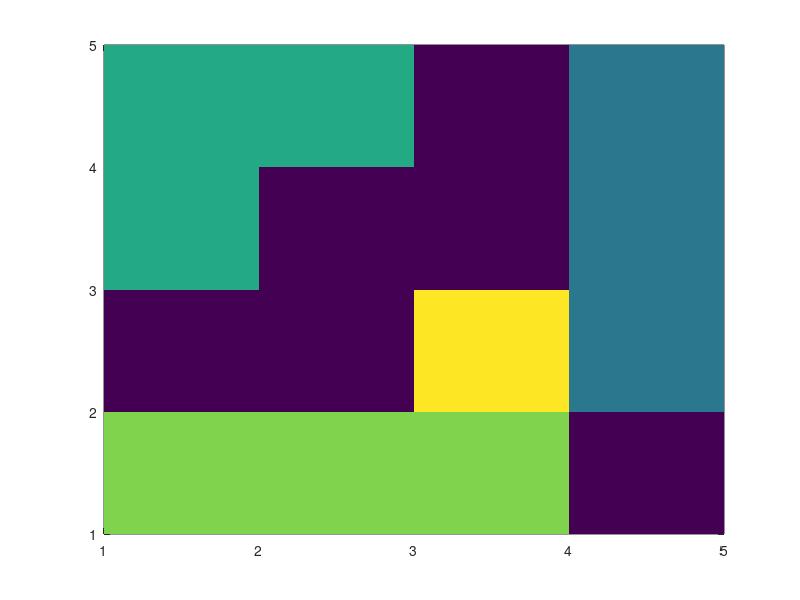

This chart was generated by the following MATLAB code: (Note: this script raises an error after producing the figure.)
clear
clc

n = input('Enter the Grid Size: \n');    %Size of the Grid
no_grain = input('Enter the Number of Grains: \n');    %Number of Grains
v_x = input('Enter velocity of growth in x direction: \n');    %2D velocity vector
v_y = input('Enter velocity of growth in y direction: \n');
time = input('Enter frequency: \n');    %Frequency
grid = zeros(n,n);    %Initilaizing Grid to Zero
v_total = v_x + v_y;    %Total Probability 
count = 0;

x_pos= randperm(n,no_grain);
y_pos= randperm(n,no_grain);

for i=1:no_grain
    grid(x_pos(i),y_pos(i))=i;
end

while length(x_pos)>1
    check_v = rand()*v_total;
    if check_v >= v_x
        if y_pos(1)  <= n-1 
            if grid(x_pos(1),y_pos(1)+1)==0
                grid(x_pos(1),y_pos(1)+1)=grid(x_pos(1),y_pos(1));
                
                x_pos(end+1) = x_pos(1);
                y_pos(end+1) = y_pos(1)+1;
            end
        end
        if y_pos(1) == n 
                if grid(x_pos(1),1)==0
                    grid(x_pos(1),1)=grid(x_pos(1),y_pos(1));
                
                    x_pos(end+1) = x_pos(1);
                    y_pos(end+1) = 1;
                end
        end
        if y_pos(1)-1>=1
            if grid(x_pos(1),y_pos(1)-1)==0
                grid(x_pos(1),y_pos(1)-1)=grid(x_pos(1),y_pos(1));
            
                x_pos(end+1) = x_pos(1);
                y_pos(end+1) = y_pos(1)-1;
               
            end
        end
        if y_pos(2) == 1
            if grid(x_pos(1),n)==0
                grid(x_pos(1),n)=grid(x_pos(1),y_pos(1));
                
                x_pos(end+1) = x_pos(1);
                y_pos(end+1) = n;
            end
        end
    end
    if check_v <= v_x
        if x_pos(1)+1 <=n && y_pos(1) <= n
            if grid(x_pos(1)+1,y_pos(1))==0
                grid(x_pos(1)+1,y_pos(1))=grid(x_pos(1),y_pos(1));
                x_pos(end+1) = x_pos(1)+1;
                y_pos(end+1) = y_pos(1);
            end
        end
        if x_pos(1) == n
            if grid(1,y_pos(1))==0                 
                grid(1,y_pos(1))=grid(x_pos(1),y_pos(1));
                
                x_pos(end+1) = 1;
                y_pos(end+1) = y_pos(1);
            end
            
            
        end
        if x_pos(1)-1 >= 1
            if grid(x_pos(1)-1,y_pos(1))==0
                grid(x_pos(1)-1,y_pos(1))=grid(x_pos(1),y_pos(1));
                x_pos(end+1) = x_pos(1)-1;
                y_pos(end+1) = y_pos(1);
            end
        end
        if x_pos(1) == 1
            if grid(n,y_pos(1))==0                 
                grid(n,y_pos(1))=grid(x_pos(1),y_pos(1));
                
                x_pos(end+1) = n;
                y_pos(end+1) = y_pos(1);
            end
            
        end
        
        x_pos = x_pos(2:end);
        y_pos = y_pos(2:end);
    end

    count = count + 1;
    
    if mod(count, time) == 0
        set(pcolor(grid), 'EdgeColor', 'none');
        f = getframe
        [im, map] = rgb2ind(f.cdata, 256, 'nodither')
        imwrite(im, map, 'test5.gif', 'gif', 'WriteMode', 'append')
    end

end